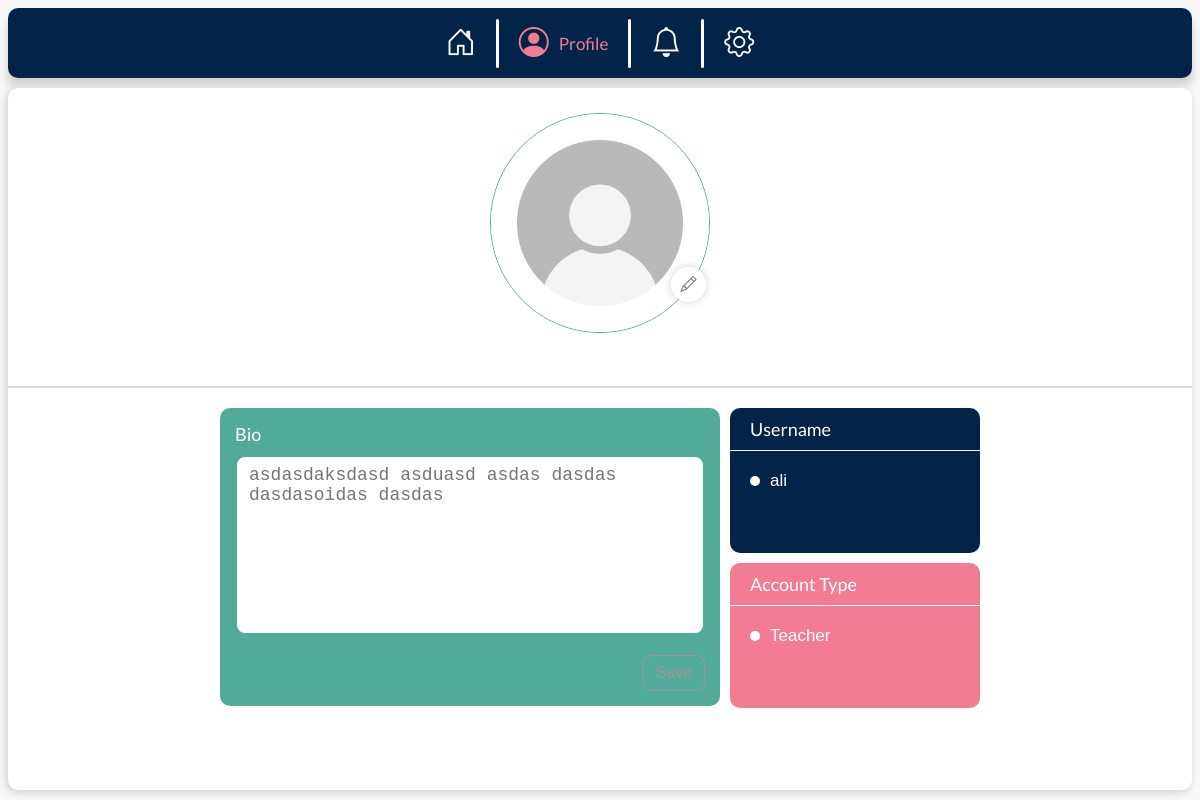
The app's page /home/profile/ (signed in), older data.
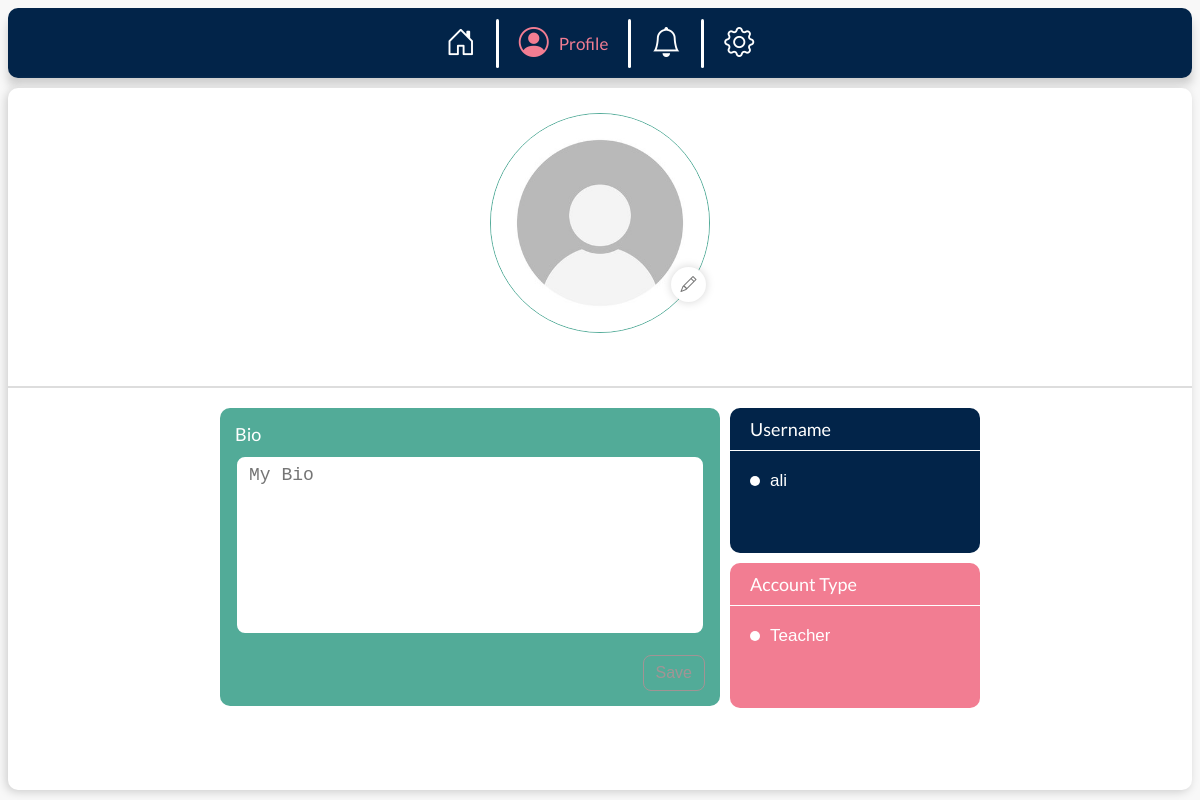
The same page, newer data.
### register/models.py (models this page shows, shortened)
class CustomUser(AbstractBaseUser):
    email = models.EmailField(verbose_name='email', max_length=254, unique=True)
    username = models.CharField(max_length=30, unique=False)
    date_joined = models.DateTimeField(verbose_name='date joined', auto_now_add=True)
    last_login = models.DateTimeField(verbose_name='last login', auto_now=True)
    is_admin = models.BooleanField(default=False)
    is_active = models.BooleanField(default=True)
    is_staff = models.BooleanField(default=False)
    is_superuser = models.BooleanField(default=False)
    account_type = models.CharField(max_length=7, choices=ACCOUNT_TYPES, blank=False, null=False)
    profile_pic = models.ImageField(blank=True, upload_to=get_image_upload_location, default='profile/default.jpg')
    bio = models.TextField(max_length=300, null=True, blank=True)
    is_email_verified = models.BooleanField(default=False)
    image_storage_id = models.UUIDField(default=uuid.uuid4, editable=False)
    objects = CustomUserManager()
    USERNAME_FIELD = 'email'
    REQUIRED_FIELDS = ['username', 'account_type']
    @property
    def profile_pic_path(self):
        return f'/media/{self.profile_pic}'

### home/views.py (the view)
# urls.py: path('profile/', ProfilePageView.as_view(), name='profile-page'),
class ProfilePageView(View):
    @authentication_check()
    def get(self, request):
        return render(request, 'home/profile.html', {
            'notifications' : get_number_of_unseen_notification(request),
        })

### templates/home/profile.html (shortened to what this page needs)
{% extends 'home/base.html' %}
{% load static %}
{% block headextraextra %}
<link rel='stylesheet' href="{% static 'css/home/profile.css' %}">
{% endblock headextraextra %}
{% block bodyextra %}
<div class="top-box">
    <div class="profile-holder">
        <img src="{{ user.profile_pic_path }}">
        <div class="popup-box">
            <i class="bi bi-pencil"></i>
        </div>
    </div>
</div>
<div class="extra-box">
    <div class="content-box">
        {% if user.account_type == 'teacher' %}
            <div class="bio-box">
                <label>Bio</label>
                <textarea maxlength="300">{{ user.bio }}</textarea>
                <button class="disabled">Save</button>
            </div>
        {% endif %}
        <div class="username-box">
            <div class="header">Username</div>
            <div class="ball"></div>
            <span>{{ user.username }}</span>
        </div>
        <div class="account-type-box">
            <div class="header">Account Type</div>
            <div class="ball"></div>
            <span>{{ user.account_type|capfirst }}</span>
        </div>
    </div>
</div>
{% endblock bodyextra %}

Row changes from the older to the newer data that the page shows:
changed CustomUser "ali": bio "asdasdaksdasd asduasd asdas dasdas dasdasoidas dasdas" → "My Bio"
